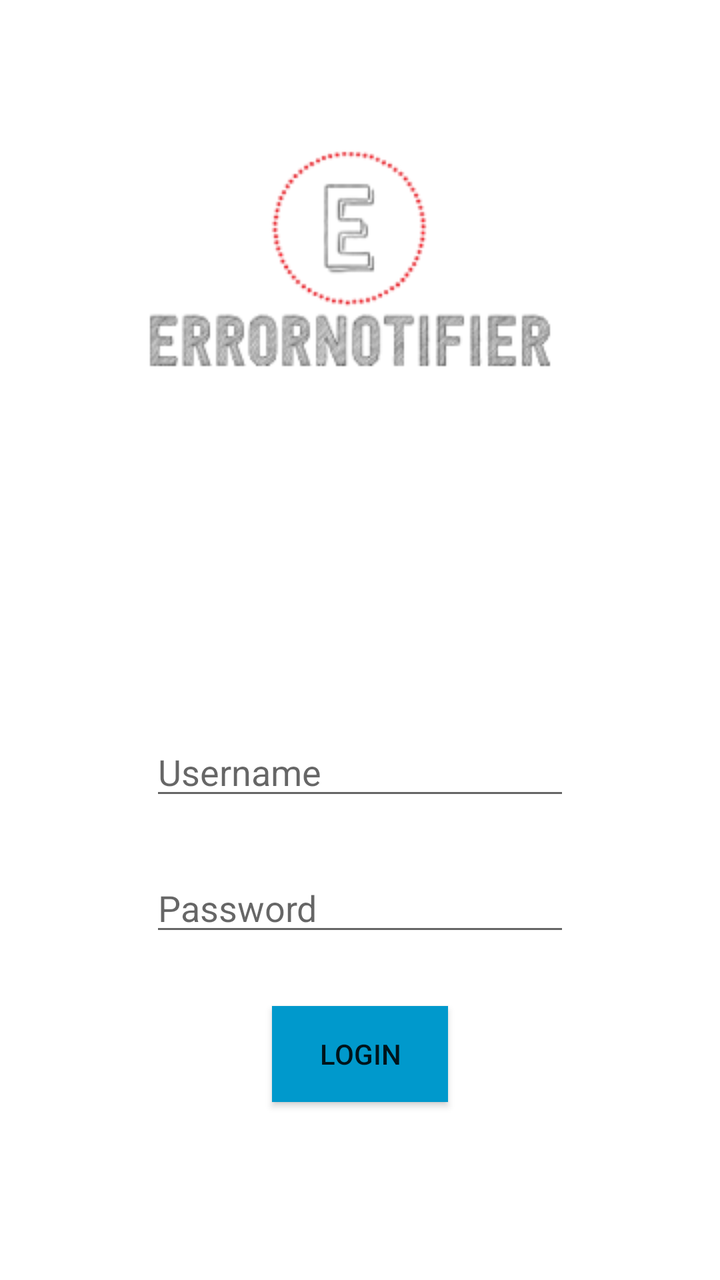
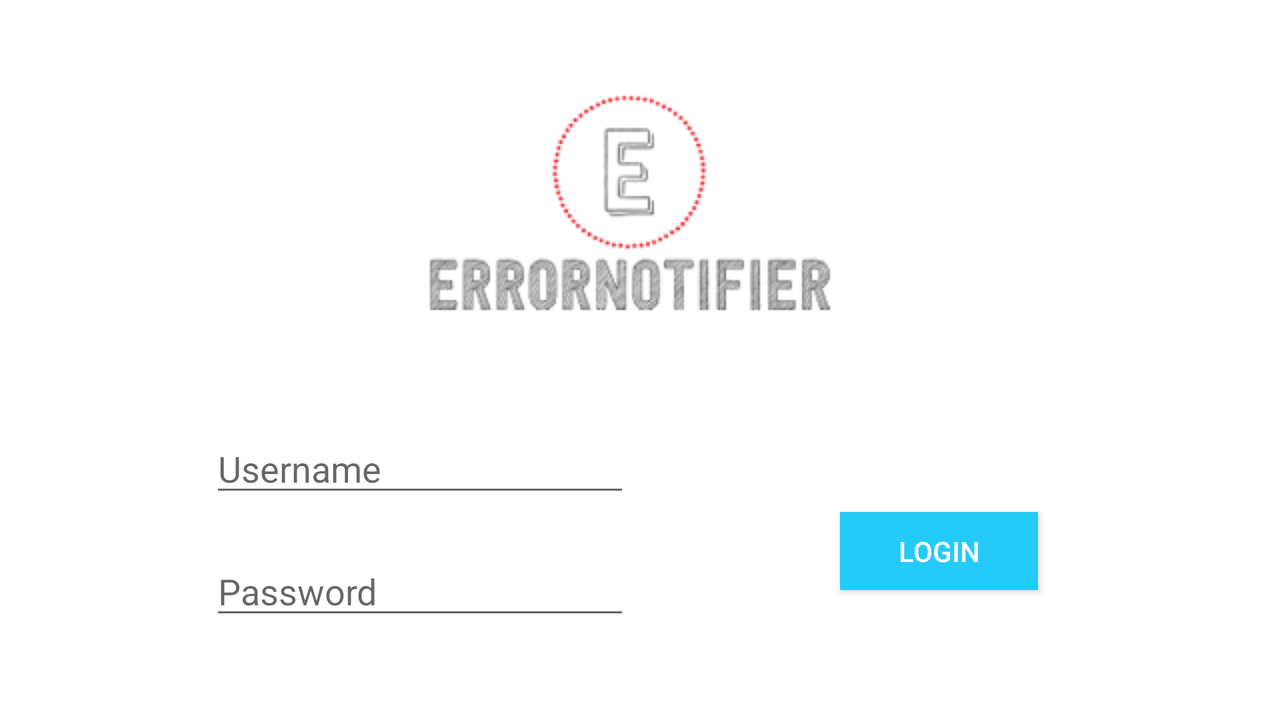

Two renders of one Android screen. The first uses the default layout on a phone; the second uses the alternative layout the repository ships for a different screen configuration, on a matching device. The two XML files are below.
<!-- AndroidManifest.xml: application theme AppTheme -->
<!-- res/layout/activity_login.xml -->
<?xml version="1.0" encoding="utf-8"?>
<android.widget.RelativeLayout xmlns:android="http://schemas.android.com/apk/res/android"
    xmlns:app="http://schemas.android.com/apk/res-auto"
    xmlns:tools="http://schemas.android.com/tools"
    android:layout_width="match_parent"
    android:layout_height="match_parent"
    android:background="@android:color/white"
    tools:context="air.errornotifier.LoginActivity">

    <EditText
        android:id="@+id/txtPassword"
        android:layout_width="wrap_content"
        android:layout_height="wrap_content"
        android:layout_above="@+id/btnLogin"
        android:layout_centerHorizontal="true"
        android:layout_marginBottom="30dp"
        android:ems="10"
        android:hint="Password"
        android:inputType="textPassword" />

    <EditText
        android:id="@+id/txtUsername"
        android:layout_width="wrap_content"
        android:layout_height="wrap_content"
        android:layout_alignBottom="@+id/txtPassword"
        android:layout_alignStart="@+id/txtPassword"
        android:layout_marginBottom="68dp"
        android:ems="10"
        android:hint="Username"
        android:inputType="textPersonName" />

    <Button
        android:id="@+id/btnLogin"
        android:layout_width="wrap_content"
        android:layout_height="wrap_content"
        android:layout_alignParentBottom="true"
        android:layout_centerHorizontal="true"
        android:layout_marginBottom="89dp"
        android:background="@android:color/holo_blue_dark"
        android:onClick="prijava"
        android:text="Login" />

    <ImageView
        android:id="@+id/picLogo"
        android:layout_width="match_parent"
        android:layout_height="wrap_content"
        android:layout_alignParentStart="true"
        android:layout_alignParentTop="true"
        android:layout_marginTop="44dp"
        android:background="@android:color/white"
        app:srcCompat="@drawable/logo" />

</android.widget.RelativeLayout>
<!-- resources referenced by this layout -->
<resources>
  <!-- drawable logo: png bitmap (drawable, 12093 bytes) -->
  <style name="AppTheme" parent="Theme.AppCompat.Light.NoActionBar">
          
          <item name="colorPrimary">@color/colorPrimary</item>
          <item name="colorPrimaryDark">@color/colorPrimaryDark</item>
          <item name="colorAccent">@color/colorAccent</item>
      </style>
  
      //Stil za AlertDialog
  <color name="colorPrimary">#24cbf9</color>
  <color name="colorPrimaryDark">#24cbf9</color>
  <color name="colorAccent">#ffffff</color>
</resources>
<!-- res/layout-land/activity_login.xml (the repository's variant of the layout above) -->
<!-- drawn on the phone turned sideways -->
<?xml version="1.0" encoding="utf-8"?>
<android.support.constraint.ConstraintLayout xmlns:android="http://schemas.android.com/apk/res/android"
    xmlns:app="http://schemas.android.com/apk/res-auto"
    xmlns:tools="http://schemas.android.com/tools"
    android:layout_width="match_parent"
    android:layout_height="match_parent"
    android:background="@android:color/white"
    tools:context="air.errornotifier.LoginActivity">

    <EditText
        android:id="@+id/txtPassword"
        android:layout_width="wrap_content"
        android:layout_height="wrap_content"
        android:layout_above="@+id/btnLogin"
        android:layout_centerHorizontal="true"
        android:layout_marginEnd="8dp"
        android:layout_marginStart="8dp"
        android:layout_marginTop="20dp"
        android:ems="10"
        android:hint="Password"
        android:inputType="textPassword"
        app:layout_constraintEnd_toStartOf="@+id/btnLogin"
        app:layout_constraintStart_toStartOf="parent"
        app:layout_constraintTop_toBottomOf="@+id/txtUsername" />

    <EditText
        android:id="@+id/txtUsername"
        android:layout_width="wrap_content"
        android:layout_height="wrap_content"
        android:layout_alignBottom="@+id/txtPassword"
        android:layout_alignStart="@+id/txtPassword"
        android:layout_marginEnd="8dp"
        android:layout_marginStart="8dp"
        android:layout_marginTop="20dp"
        android:ems="10"
        android:hint="Username"
        android:inputType="textPersonName"
        app:layout_constraintEnd_toStartOf="@+id/btnLogin"
        app:layout_constraintStart_toStartOf="parent"
        app:layout_constraintTop_toBottomOf="@+id/picLogo" />

    <Button
        android:id="@+id/btnLogin"
        android:layout_width="99dp"
        android:layout_height="39dp"
        android:layout_alignParentBottom="true"
        android:layout_centerHorizontal="true"
        android:layout_marginEnd="24dp"
        android:layout_marginTop="64dp"
        android:background="@android:color/holo_blue_dark"
        android:backgroundTint="@color/colorPrimary"
        android:onClick="prijava"
        android:text="Login"
        android:textColor="@android:color/background_light"
        app:layout_constraintEnd_toEndOf="parent"
        app:layout_constraintStart_toEndOf="@+id/txtPassword"
        app:layout_constraintTop_toBottomOf="@+id/picLogo" />

    <ImageView
        android:id="@+id/picLogo"
        android:layout_width="match_parent"
        android:layout_height="wrap_content"
        android:layout_above="@+id/txtUsername"
        android:layout_alignParentStart="true"
        android:layout_marginEnd="8dp"
        android:layout_marginStart="8dp"
        android:layout_marginTop="16dp"
        android:background="@android:color/white"
        app:layout_constraintEnd_toEndOf="parent"
        app:layout_constraintHorizontal_bias="0.0"
        app:layout_constraintStart_toStartOf="parent"
        app:layout_constraintTop_toTopOf="parent"
        app:srcCompat="@drawable/logo" />

</android.support.constraint.ConstraintLayout>
<!-- resources referenced by the variant -->
<!-- as the phone turned sideways resolves them -->
<resources>
  <color name="colorPrimary">#24cbf9</color>
  <!-- drawable logo: png bitmap (drawable, 12093 bytes) -->
  <style name="AppTheme" parent="Theme.AppCompat.Light.NoActionBar">
          
          <item name="colorPrimary">@color/colorPrimary</item>
          <item name="colorPrimaryDark">@color/colorPrimaryDark</item>
          <item name="colorAccent">@color/colorAccent</item>
      </style>
  
      //Stil za AlertDialog
  <color name="colorPrimaryDark">#24cbf9</color>
  <color name="colorAccent">#ffffff</color>
</resources>
